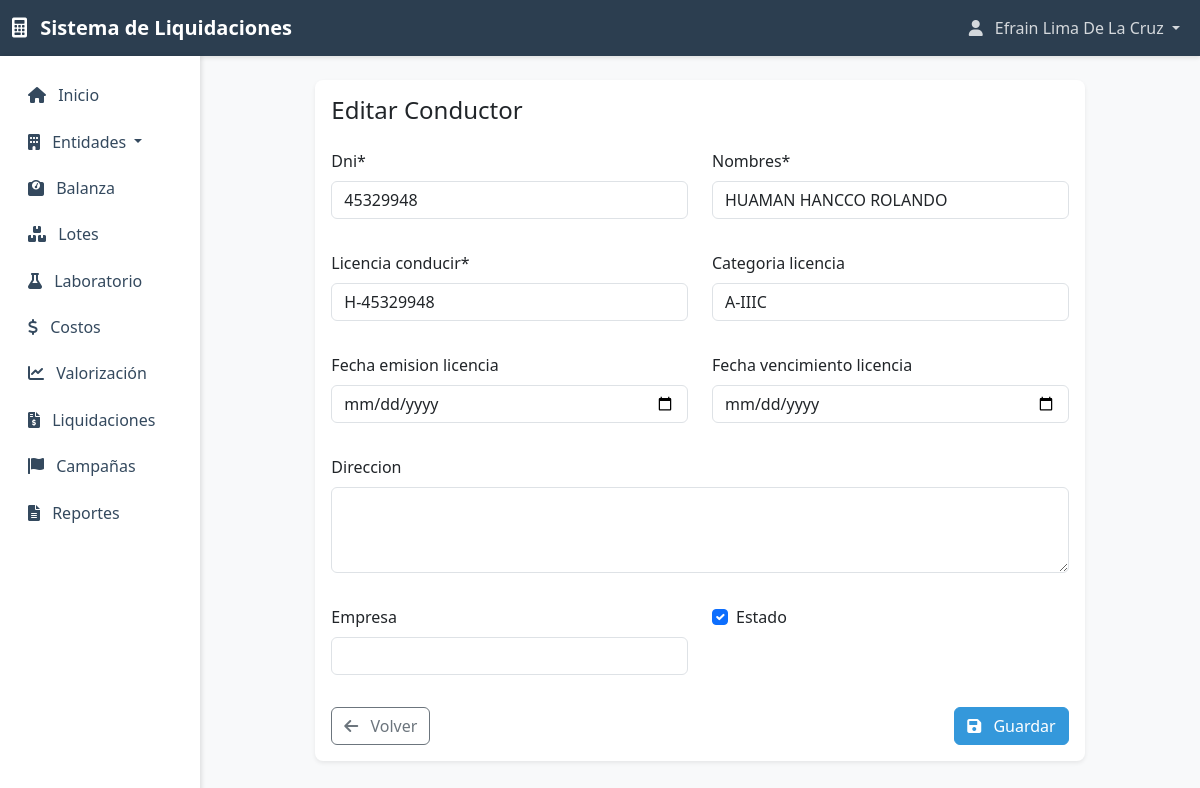
/entidades/conductores/2/editar/ (signed in), run on an earlier commit of the app's database.
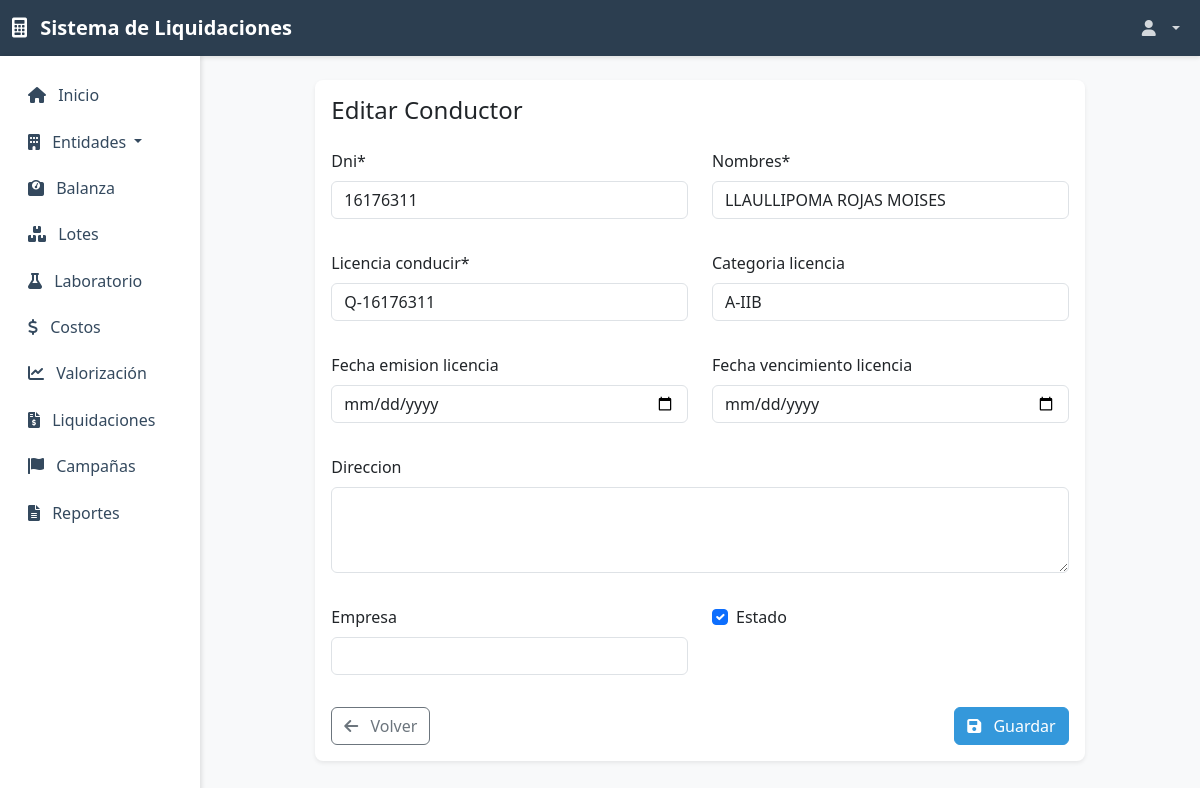
And on a later commit of the database.
### usuarios/models.py (models this page shows, shortened)
class Usuario(AbstractUser):
    ROLES = (
        ('planta', 'Planta'),
        ('laboratorio', 'Laboratorio'),
        ('comercial', 'Comercial'),
        ('administrador', 'Administrador'),
    )
    rol = models.CharField(max_length=20, choices=ROLES, default='planta')
    telefono = models.CharField(max_length=15, blank=True, null=True)
    direccion = models.TextField(blank=True, null=True)
    groups = models.ManyToManyField(
        'auth.Group',
        related_name='usuario_set',
        blank=True,
        help_text='The groups this user belongs to. A user will get all permissions granted to each of their groups.',
        verbose_name='groups',
    )
    user_permissions = models.ManyToManyField(
        'auth.Permission',
        related_name='usuario_set',
        blank=True,
        help_text='Specific permissions for this user.',
        verbose_name='user permissions',
    )
    class Meta:
        verbose_name = 'Usuario'
        verbose_name_plural = 'Usuarios'

### entidades/models.py (models this page shows, shortened)
class Conductor(models.Model):
    dni = models.CharField(max_length=8, unique=True)
    nombres = models.CharField(max_length=200)
    licencia_conducir = models.CharField(max_length=20)
    categoria_licencia = models.CharField(max_length=10, blank=True, null=True)
    fecha_emision_licencia = models.DateField(blank=True, null=True)
    fecha_vencimiento_licencia = models.DateField(blank=True, null=True)
    direccion = models.TextField(blank=True, null=True)
    empresa = models.CharField(max_length=200, blank=True, null=True)
    estado = models.BooleanField(default=True)
    fecha_creacion = models.DateTimeField(auto_now_add=True)
    fecha_actualizacion = models.DateTimeField(auto_now=True)
    class Meta:
        verbose_name = 'Conductor'
        verbose_name_plural = 'Conductores'

### entidades/views.py (the view)
# urls.py: path('conductores/<int:pk>/editar/', views.conductor_update, name='conductor_update'),
@permission_required('entidades.change_conductor', raise_exception=True)
@login_required
def conductor_update(request, pk):
    conductor = get_object_or_404(Conductor, pk=pk)
    if request.method == 'POST':
        form = ConductorForm(request.POST, instance=conductor)
        if form.is_valid():
            form.save()
            messages.success(request, 'Conductor actualizado correctamente.')
            return redirect('entidades:conductor_detail', pk=conductor.pk)
    else:
        form = ConductorForm(instance=conductor)
    context = {
        'form': form,
        'title': 'Editar Conductor',
        'conductor': conductor,
    }
    return render(request, 'entidades/conductor_form.html', context)

### entidades/forms.py
class ConductorForm(forms.ModelForm):
    class Meta:
        model = Conductor
        fields = [
            'dni',
            'nombres',
            'licencia_conducir',
            'categoria_licencia',
            'fecha_emision_licencia',
            'fecha_vencimiento_licencia',
            'direccion',
            'empresa',
            'estado',
        ]
        widgets = {
            'dni': forms.TextInput(attrs={'class': 'form-control'}),
            'nombres': forms.TextInput(attrs={'class': 'form-control'}),
            'licencia_conducir': forms.TextInput(attrs={'class': 'form-control'}),
            'categoria_licencia': forms.TextInput(attrs={'class': 'form-control'}),
            'fecha_emision_licencia': forms.DateInput(attrs={'class': 'form-control', 'type': 'date'}),
            'fecha_vencimiento_licencia': forms.DateInput(attrs={'class': 'form-control', 'type': 'date'}),
            'direccion': forms.Textarea(attrs={'class': 'form-control', 'rows': 3}),
            'empresa': forms.TextInput(attrs={'class': 'form-control'}),
            'estado': forms.CheckboxInput(attrs={'class': 'form-check-input'}),
        }

### templates/entidades/conductor_form.html (shortened to what this page needs)
{% extends 'base.html' %}
{% load crispy_forms_tags %}
{% block content %}
<div class="container-fluid py-4">
    <div class="row justify-content-center">
        <div class="col-md-10">
            <div class="card border-0 shadow-sm">
                <div class="card-body">
                    <h4 class="card-title mb-4">{{ title }}</h4>
                    <form method="post" novalidate>
                        <div class="row">
                            <div class="col-md-6 mb-3">
                                {{ form.dni|as_crispy_field }}
                            </div>
                            <div class="col-md-6 mb-3">
                                {{ form.nombres|as_crispy_field }}
                            </div>
                        </div>
                        <div class="row">
                            <div class="col-md-6 mb-3">
                                {{ form.licencia_conducir|as_crispy_field }}
                            </div>
                            <div class="col-md-6 mb-3">
                                {{ form.categoria_licencia|as_crispy_field }}
                            </div>
                        </div>
                        <div class="row">
                            <div class="col-md-6 mb-3">
                                {{ form.fecha_emision_licencia|as_crispy_field }}
                            </div>
                            <div class="col-md-6 mb-3">
                                {{ form.fecha_vencimiento_licencia|as_crispy_field }}
                            </div>
                        </div>
                        <div class="row">
                            <div class="col-md-12 mb-3">
                                {{ form.direccion|as_crispy_field }}
                            </div>
                        </div>
                        <div class="row">
                            <div class="col-md-6 mb-3">
                                {{ form.empresa|as_crispy_field }}
                            </div>
                            <div class="col-md-6 mb-3">
                                {{ form.estado|as_crispy_field }}
                            </div>
                        </div>
                        <div class="d-flex justify-content-between align-items-center">
                            <a href="{% url 'entidades:conductor_list' %}" class="btn btn-outline-secondary">
                                <i class="fas fa-arrow-left me-2"></i>
                                Volver
                            </a>
                            <button type="submit" class="btn btn-primary">
                                <i class="fas fa-save me-2"></i>
                                Guardar
                            </button>
                        </div>
                    </form>
                </div>
            </div>
        </div>
    </div>
</div>
{% endblock %}

### templates/base.html (shortened to what the changed rows need)
<!DOCTYPE html>
<html lang="es">
<head>
    <link href="https://cdn.jsdelivr.net/npm/bootstrap@5.3.0/dist/css/bootstrap.min.css" rel="stylesheet">
    <link href="https://cdnjs.cloudflare.com/ajax/libs/font-awesome/6.0.0/css/all.min.css" rel="stylesheet">
</head>
<body>
    <nav class="navbar navbar-expand-lg navbar-dark">
        <div class="container-fluid">
            <div class="collapse navbar-collapse" id="navbarNav">
                <ul class="navbar-nav ms-auto mb-2 mb-lg-0">
                    {% if user.is_authenticated %}
                    <li class="nav-item dropdown d-none d-lg-block">
                        <a class="nav-link dropdown-toggle" href="#" id="userDropdownDesktop" role="button" data-bs-toggle="dropdown">
                            <i class="fas fa-user me-2"></i>
                            {{ user.get_full_name }}
                        </a>
                    </li>
                    {% else %}
                    <li class="nav-item">
                        <a class="nav-link" href="{% url 'login' %}">Iniciar Sesión</a>
                    </li>
                    {% endif %}
                </ul>
            </div>
        </div>
    </nav>
    <div class="container-fluid">
        <div class="row">
            <main class="{% if user.is_authenticated %}col-md-9 ms-sm-auto col-lg-10 px-md-4{% else %}col-12{% endif %}">
                {% block content %}{% endblock %}
            </main>
        </div>
    </div>
</body>
</html>

What changed in the data, as far as the page shows it:
no longer on this page (row edited): Usuario: get_full_name "Efrain Lima De La Cruz"
changed Conductor: dni "45329948" → "16176311"; nombres "HUAMAN HANCCO ROLANDO" → "LLAULLIPOMA ROJAS MOISES"; licencia_conducir "H-45329948" → "Q-16176311"; categoria_licencia "A-IIIC" → "A-IIB"
